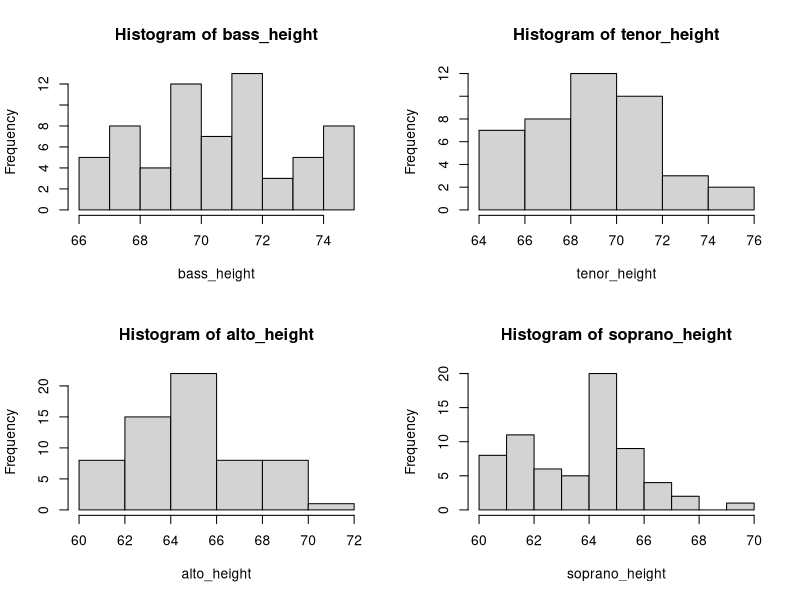
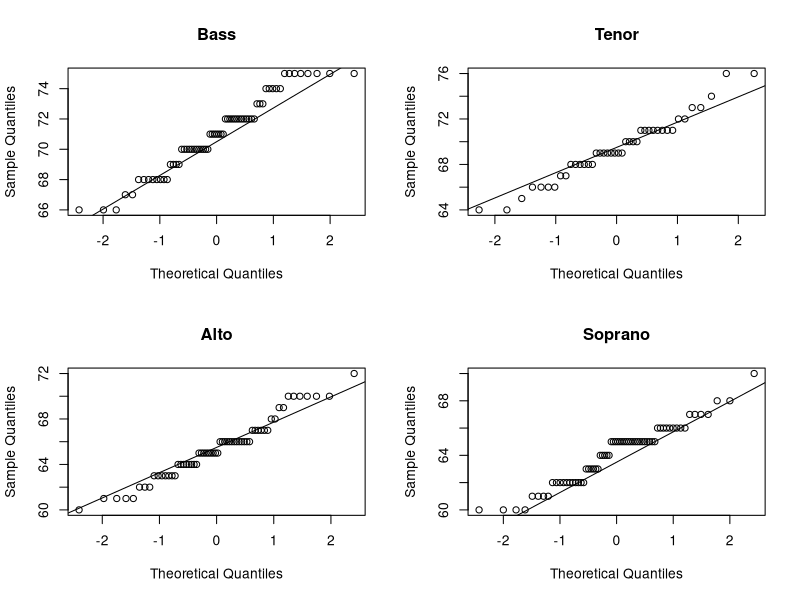
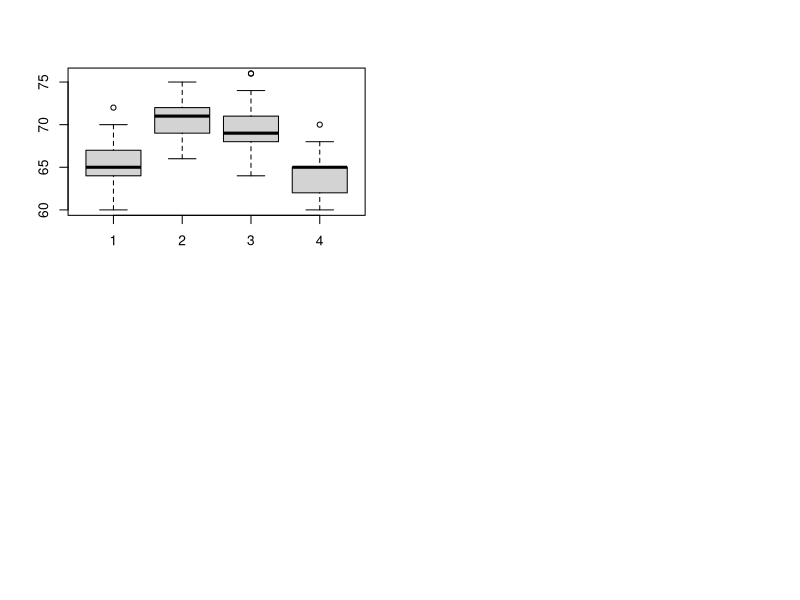

Write R code to recreate these figures, in order.
singer = read.table('singer.txt', header = T, sep = ',')

# According to 4 different voice parts, extract the corresponding data of height
alto_height = singer[which(singer$voice.part=='Alto'), 'height']
bass_height = singer[which(singer$voice.part=='Bass'), 'height']
tenor_height = singer[which(singer$voice.part=='Tenor'), 'height']
soprano_height = singer[which(singer$voice.part=='Soprano'), 'height']

par(mfrow=c(2,2))

hist(bass_height)
hist(tenor_height)

hist(alto_height)
hist(soprano_height)

par(mfrow=c(2,2))

qqnorm(bass_height, main = 'Bass')
qqline(bass_height)

qqnorm(tenor_height, main = 'Tenor')
qqline(tenor_height)

qqnorm(alto_height, main = 'Alto')
qqline(alto_height)

qqnorm(soprano_height, main = 'Soprano')
qqline(soprano_height)

boxplot(alto_height, bass_height, tenor_height, soprano_height)

mean(alto_height)
mean(soprano_height)

t.test(alto_height, soprano_height, alternative = "two.sided", conf.level = 0.95, 
       var.equal = FALSE)
